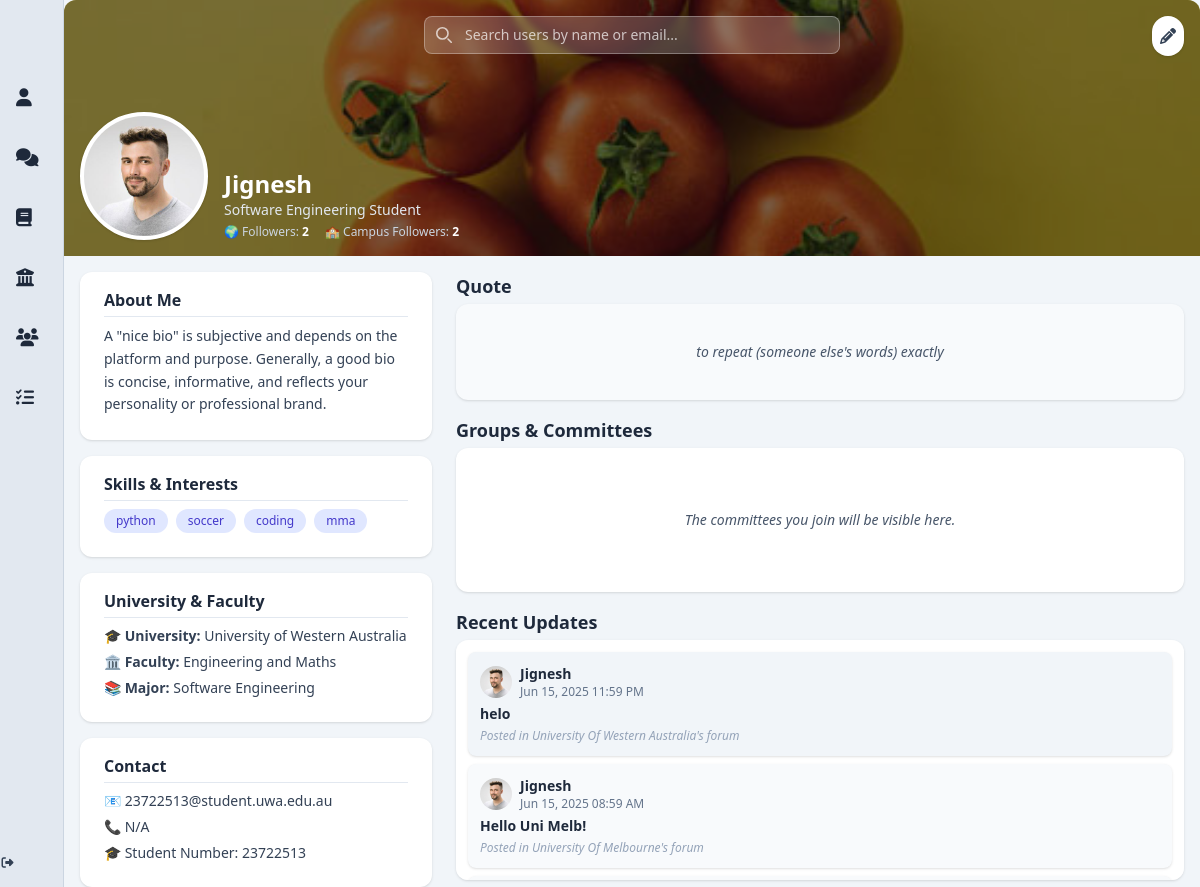
Screenshot of /profile (signed in) with the database file from the repository.
### app/models.py (models this page shows, shortened)
class User(db.Model, UserMixin):
    __tablename__ = 'users'
    id = db.Column(db.Integer, primary_key=True)
    display_name = db.Column(db.String(100))
    student_number = db.Column(db.String(50), nullable=False)
    email = db.Column(db.String(120), unique=True, nullable=False)
    password_hash = db.Column(db.String(128), nullable=False)
    bio = db.Column(db.Text)
    job_title = db.Column(db.String(100))
    phone = db.Column(db.String(20))
    university = db.Column(db.String(100))
    faculty = db.Column(db.String(100))
    major = db.Column(db.String(100))
    quote = db.Column(db.Text)
    skills = db.Column(db.Text)
    profile_picture = db.Column(db.String(255))
    cover_picture = db.Column(db.String(255))
    created_at = db.Column(db.DateTime, default=db.func.now())
    committees = db.relationship('Committee', secondary=user_committees, backref='members', lazy='dynamic')
    posts = db.relationship('Post', backref='author', cascade='all, delete-orphan', passive_deletes=True, lazy='dynamic')
    comments = db.relationship('Comment', backref='author', cascade='all, delete-orphan', passive_deletes=True, lazy='dynamic')
    liked_posts = db.relationship('Post', secondary=post_likes, backref=db.backref('likers', lazy='dynamic'))
    followers = db.relationship(
        'User', secondary=user_followers,
        primaryjoin=(user_followers.c.followed_id == id),
        secondaryjoin=(user_followers.c.follower_id == id),
        backref=db.backref('following', lazy='dynamic'),
        lazy='dynamic'
    )
    @property
    def skills_list(self):
        return [skill.strip() for skill in self.skills.split(',')] if self.skills else []
    @property
    def followers_count(self):
        return self.followers.count()
    @property
    def campus_followers_count(self):
        my_domain = self.email.split('@')[-1] if self.email else ''
        count = 0
        for follower in self.followers:
            if follower.email and follower.email.split('@')[-1] == my_domain:
                count += 1
        return count

class Post(db.Model):
    __tablename__ = 'posts'
    id = db.Column(db.Integer, primary_key=True)
    title = db.Column(db.String(200))
    content = db.Column(db.Text, nullable=False)
    image_url = db.Column(db.String(255))
    created_at = db.Column(db.DateTime, default=db.func.now())
    user_id = db.Column(db.Integer, db.ForeignKey('users.id', ondelete='CASCADE', name='fk_posts_user_id'), nullable=False)
    committee_id = db.Column(db.Integer, db.ForeignKey('committees.id', ondelete='SET NULL', name='fk_posts_committee_id'), nullable=True)
    forum_id = db.Column(db.Integer, db.ForeignKey('forums.id', ondelete='SET NULL', name='fk_posts_forum_id'), nullable=True)
    committee = db.relationship('Committee', backref='posts', lazy='joined')
    comments = db.relationship('Comment', backref='post', cascade='all, delete-orphan', passive_deletes=True, lazy='dynamic')

class Forum(db.Model):
    __tablename__ = 'forums'
    id = db.Column(db.Integer, primary_key=True)
    name = db.Column(db.String(100), nullable=False)
    normalized_name = db.Column(db.String(100), nullable=False, unique=True)
    university_domain = db.Column(db.String(120), nullable=False, unique=True)
    created_at = db.Column(db.DateTime, default=db.func.now())
    posts = db.relationship('Post', backref='forum', cascade='all, delete-orphan', passive_deletes=True, lazy='dynamic')

### app/routes.py (the view)
@bp.route('/profile')
@login_required
def profile_landing_page():
    return render_template('profile_landingpage.html', user=current_user, Post=Post)

### app/templates/profile_landingpage.html (shortened to what this page needs)
{% extends "base.html" %}
{% block content %}
<div class="relative w-full h-64 bg-slate-300 rounded-t-xl overflow-hidden">
  <img src="{{ user.cover_picture or 'https://images.unsplash.com/photo-1531512073830-ba890ca4eba2?q=80&w=3079&auto=format&fit=crop' }}"
       alt="Profile cover"
       class="object-cover w-full h-full" />
  <div class="absolute inset-0 bg-black bg-opacity-50 flex items-end gap-4 p-4">
    <img src="{{ user.profile_picture or 'https://cdn-icons-png.flaticon.com/512/149/149071.png' }}"
         alt="Avatar"
         class="avatar rounded-full border-4 border-white w-32 h-32 object-cover shadow bg-white" />
    <div>
        <div class="flex items-center gap-2">
            <h1 class="text-2xl font-bold text-white">{{ user.display_name }}</h1>
          </div>
      <p class="text-sm text-slate-200">{{ user.job_title }}</p>
      <div class="flex gap-4 mt-1 text-xs text-slate-300">
        <p>🌍 Followers: <span id="followers-count" class="font-semibold text-white">{{ user.followers_count or 0 }}</span></p>
        <p>🏫 Campus Followers: <span id="campus-followers-count" class="font-semibold text-white">{{ user.campus_followers_count or 0 }}</span></p>
      </div>
    </div>
    <a href="{{ url_for('routes.edit_profile') }}"
       class="absolute top-4 right-4 bg-white text-slate-700 rounded-full p-2 shadow hover:bg-indigo-600 hover:text-white transition">
      <i class="fas fa-pencil-alt"></i>
    </a>
  </div>
  <div class="absolute top-4 left-1/2 transform -translate-x-1/2 w-full max-w-md px-4">
    <div class="relative">
      <input type="search"
             id="search-users"
             name="query"
             class="block w-full p-2 pl-10 text-sm text-white border border-white/30 rounded-lg bg-white/20 backdrop-blur-sm focus:ring-indigo-400 focus:border-indigo-400 placeholder-white/70 transition"
             placeholder="Search users by name or email..."
             autocomplete="off">
      <div class="absolute inset-y-0 left-0 flex items-center pl-3 pointer-events-none">
        <svg class="w-4 h-4 text-white opacity-70" xmlns="http://www.w3.org/2000/svg" fill="none" viewBox="0 0 20 20">
          <path stroke="currentColor" stroke-linecap="round" stroke-linejoin="round" stroke-width="2"
                d="m19 19-4-4m0-7A7 7 0 1 1 1 8a7 7 0 0 1 14 0Z"/>
        </svg>
      </div>
    </div>
  </div>
</div>
<div class="max-w-6xl mx-auto mt-4 grid grid-cols-1 md:grid-cols-3 gap-6 px-4">
<aside class="md:col-span-1 flex flex-col gap-4">
    <div class="bg-white rounded-xl shadow px-6 pt-4 pb-6">
      <h3 class="text-md font-semibold text-slate-800 mb-2 border-b border-slate-200 pb-1">About Me</h3>
      <p class="text-sm text-slate-700 leading-relaxed break-words min-h-[60px]">{{ user.bio or "No bio available." }}</p>
    </div>
    <div class="bg-white rounded-xl shadow px-6 pt-4 pb-6 min-h-[100px]">
      <h3 class="text-md font-semibold text-slate-800 mb-2 border-b border-slate-200 pb-1">Skills & Interests</h3>
      {% if user.skills %}
      <div class="flex flex-wrap gap-2">
        {% for skill in user.skills.split(',') %}
        <span class="bg-indigo-100 text-indigo-700 rounded-full px-3 py-1 text-xs font-medium">{{ skill.strip() }}</span>
        {% endfor %}
      </div>
      {% else %}
      <p class="text-sm text-slate-600">No skills added yet.</p>
      {% endif %}
    </div>
    <div class="bg-white rounded-xl shadow px-6 pt-4 pb-6 min-h-[100px]">
      <h3 class="text-md font-semibold text-slate-800 mb-2 border-b border-slate-200 pb-1">University & Faculty</h3>
      <ul class="text-sm text-slate-700 space-y-[6px]">
        <li>🎓 <strong>University:</strong> {{ user.university or 'Not specified' }}</li>
        <li>🏛️ <strong>Faculty:</strong> {{ user.faculty or 'Not specified' }}</li>
        <li>📚 <strong>Major:</strong> {{ user.major or 'Not specified' }}</li>
      </ul>
    </div>
    <div class="bg-white rounded-xl shadow px-6 pt-4 pb-6 min-h-[100px]">
      <h3 class="text-md font-semibold text-slate-800 mb-2 border-b border-slate-200 pb-1">Contact</h3>
      <div class="text-sm text-slate-700 break-words space-y-1.5">
        <p>📧 {{ user.email }}</p>
        <p>📞 {{ user.phone or 'Not provided' }}</p>
        <p>🎓 Student Number: {{ user.student_number or 'Not provided' }}</p>
      </div>
    </div>
  </aside>
  <main class="md:col-span-2 flex flex-col gap-4">
    <section>
      <h2 class="text-lg font-semibold text-slate-800 mb-1">Quote</h2>
      <div class="bg-slate-50 rounded-xl shadow p-3 h-24 flex items-center justify-center">
        <p class="text-sm text-slate-600 italic text-center">{{ user.quote or "Add a Quote!" }}</p>
      </div>
    </section>
    <section>
      <h2 class="text-lg font-semibold text-slate-800 mb-1">Groups & Committees</h2>
      <div class="bg-white rounded-xl shadow p-3 h-36 overflow-y-auto flex flex-col justify-center">
        {% if user.committees.count() > 0 %}
        <ul class="list-disc list-inside text-sm text-slate-700 space-y-1">
          {% for committee in user.committees %}
          <li class="break-words">{{ committee }}</li>
          {% endfor %}
        </ul>
        {% else %}
        <p class="text-sm text-slate-600 italic text-center">The committees you join will be visible here.</p>
        {% endif %}
      </div>
    </section>
    <section>
      <h2 class="text-lg font-semibold text-slate-800 mb-1">Recent Updates</h2>
      <div class="bg-white rounded-xl shadow p-3 h-60 overflow-y-auto flex flex-col gap-2">
        {% set shades = ['bg-slate-100', 'bg-slate-50', 'bg-slate-50', 'bg-white', 'bg-white'] %}
        {% set posts = user.posts.order_by(Post.created_at.desc()).limit(5).all() %}
        {% if posts %}
          {% for post in posts %}
          {% set idx = loop.index0 %}
          <a href="{{ url_for('routes.post_thread', post_id=post.id) }}" class="block hover:scale-[1.02] transition duration-300">
            <div class="{{ shades[idx] }} rounded-lg p-3 shadow hover:shadow-md transition text-sm">
              <div class="flex items-center gap-2 mb-1">
                <img src="{{ user.profile_picture or 'https://cdn-icons-png.flaticon.com/512/149/149071.png' }}"
                     alt="Avatar"
                     class="rounded-full w-8 h-8 object-cover" />
                <div>
                  <h3 class="font-semibold text-slate-800">{{ user.display_name }}</h3>
                  <p class="text-xs text-slate-500">{{ post.created_at.strftime('%b %d, %Y %I:%M %p') }}</p>
                </div>
              </div>
              {% if post.title %}
              <h4 class="font-semibold text-slate-800 text-sm mb-1">{{ post.title }}</h4>
              {% endif %}
              <p class="text-xs text-slate-400 italic mt-1">
                Posted in {{ post.forum.university_domain.split('.')[0]|title + "'s forum" if post.forum else "Cross-Uni Forum" }}
            </p>
            </div>
          </a>
          {% endfor %}
        {% else %}
        <div class="text-center text-slate-500 flex items-center justify-center h-full">No posts yet!</div>
        {% endif %}
      </div>
    </section>
  </main>
</div>
{% endblock %}

### app/templates/base.html (shortened to what this page needs)
<!DOCTYPE html>
<html lang="en">
  <head>
    <script src="https://cdn.tailwindcss.com"></script>
    <link rel="stylesheet" href="https://cdnjs.cloudflare.com/ajax/libs/font-awesome/6.5.0/css/all.min.css" />
  </head>
  <body class="bg-slate-50 text-slate-800">
    <div class="flex min-h-screen overflow-hidden">
      <aside class="group flex flex-col bg-slate-200 shadow-lg transition-all duration-300 w-16 hover:w-64 overflow-hidden border-r border-slate-300">
        <nav class="flex-1 flex flex-col space-y-2 items-start">
          <a href="{{ url_for('routes.profile_landing_page') }}" class="flex items-center space-x-3 pl-4 p-3 hover:bg-indigo-100 hover:text-indigo-600 transition rounded w-full">
            <i class="fas fa-user text-lg"></i>
          </a>
          <a href="{{ url_for('routes.landing_forums') }}" class="flex items-center space-x-3 pl-4 p-3 hover:bg-indigo-100 hover:text-indigo-600 transition rounded w-full">
            <i class="fas fa-comments text-lg"></i>
          </a>
          <a href="{{ url_for('routes.units_chat') }}" class="flex items-center space-x-3 pl-4 p-3 hover:bg-indigo-100 hover:text-indigo-600 transition rounded w-full">
            <i class="fas fa-book text-lg"></i>
          </a>
          <a href="{{ url_for('routes.committee_chat') }}" class="flex items-center space-x-3 pl-4 p-3 hover:bg-indigo-100 hover:text-indigo-600 transition rounded w-full">
            <i class="fas fa-university text-lg"></i>
          </a>
          <a href="{{ url_for('routes.study_groups') }}" class="flex items-center space-x-3 pl-4 p-3 hover:bg-indigo-100 hover:text-indigo-600 transition rounded w-full">
            <i class="fas fa-users text-lg"></i>
          </a>
          <a href="{{ url_for('routes.group_assignments') }}" class="flex items-center space-x-3 pl-4 p-3 hover:bg-indigo-100 hover:text-indigo-600 transition rounded w-full">
            <i class="fas fa-tasks text-lg"></i>
          </a>
        </nav>
        <a href="{{ url_for('routes.logout') }}" class="mt-auto mb-4 flex items-center justify-center text-xs text-slate-700 hover:text-red-600 transition-opacity duration-300 w-full">
          <i class="fas fa-sign-out-alt mr-2"></i>
        </a>
      </aside>
      <main class="flex-1 bg-slate-100 min-h-screen flex flex-col">
        {% block content %}{% endblock %}
      </main>
    </div>
  </body>
</html>

### rows the page displays
User: cover_picture (picture), profile_picture (picture), display_name "Jignesh", job_title "Software Engineering Student", email.email "2", bio "A \"nice bio\" is subjective and depends on the platform and purpose. Generally, a good bio is concise, informative, and reflects your personality or professional brand.", university "University of Western Australia", faculty "Engineering and Maths", major "Software Engineering", email "23722513@student.uwa.edu.au", phone "N/A", student_number "23722513", quote "to repeat (someone else's words) exactly"
Post: profile_picture (picture), created_at "Jun 15, 2025 11:59 PM", title "helo", forum.university_domain "University Of Western Australia's forum"
Post: profile_picture (picture), created_at "Jun 15, 2025 08:59 AM", title "Hello Uni Melb!", forum.university_domain "University Of Melbourne's forum"

### other values shown
{{ user.followers_count or 0 }} "2"
{{ skill.strip() }} "python" "soccer" "coding" "mma"
